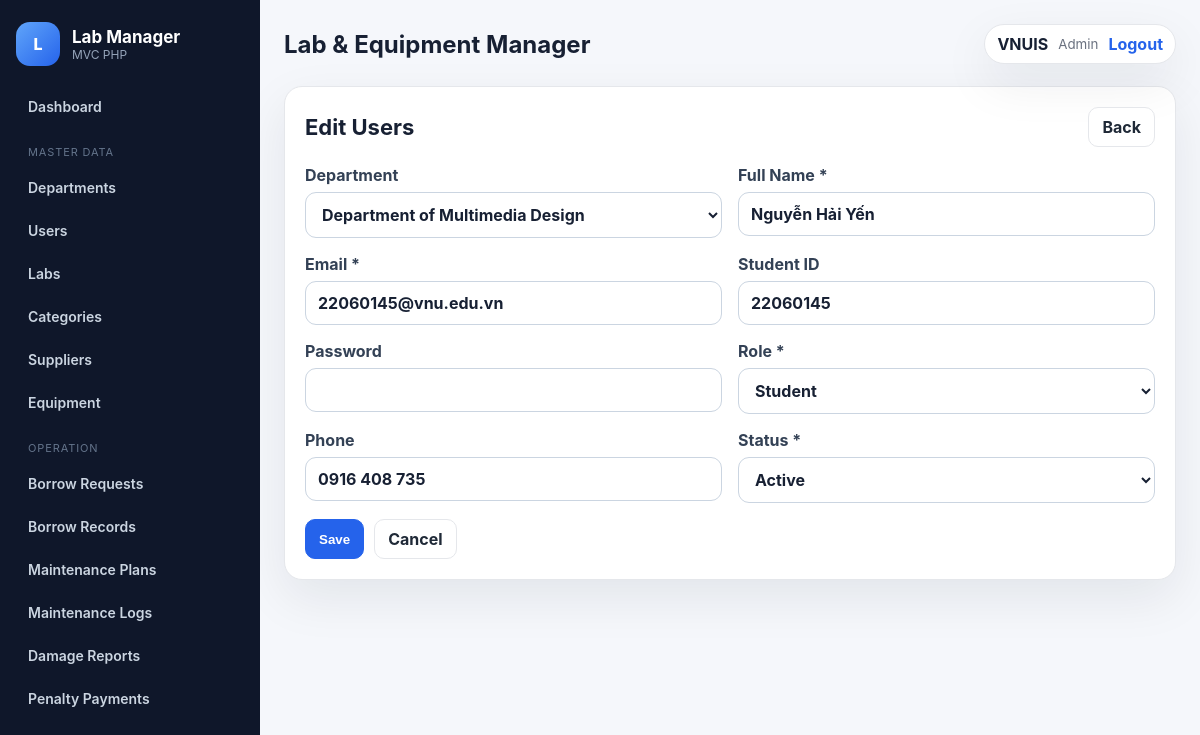
Screenshot of /index.php?route=users/edit&id=16 (signed in) with the database file from the repository.
### tables this page shows
CREATE TABLE users (
    id INT AUTO_INCREMENT PRIMARY KEY,
    department_id INT NULL,
    full_name VARCHAR(120) NOT NULL,
    email VARCHAR(150) NOT NULL UNIQUE,
    student_code VARCHAR(8) UNIQUE,
    password_hash VARCHAR(255) NOT NULL,
    role ENUM('admin', 'student', 'technician') NOT NULL DEFAULT 'student',
    phone VARCHAR(20),
    status ENUM('active', 'inactive') NOT NULL DEFAULT 'active',
    created_at DATETIME NOT NULL DEFAULT CURRENT_TIMESTAMP,

    CONSTRAINT fk_users_department
        FOREIGN KEY (department_id) REFERENCES departments(id)
        ON UPDATE CASCADE
        ON DELETE SET NULL
);

### app/core/Controller.php (called while the page is built, shortened)
<?php
class Controller
{
    public function __construct()
    {
        $this->pdo = Database::getConnection();
    }
    protected function view(string $view, array $data = []): void
    {
        extract($data);
        require BASE_PATH . '/app/views/layouts/header.php';
        require BASE_PATH . '/app/views/' . $view . '.php';
        require BASE_PATH . '/app/views/layouts/footer.php';
    }
}

### app/controllers/CrudController.php (called while the page is built, shortened)
<?php
class CrudController extends Controller
{
    protected string $moduleKey;
    protected array $schema;
    protected BaseModel $model;
    public function __construct(string $moduleKey)
    {
        parent::__construct();
        $this->moduleKey = $moduleKey;
        $this->schema = Schema::get($moduleKey);
        $this->model = new BaseModel($this->pdo);
    }
    public function edit(): void
    {
        $id = (int)($_GET['id'] ?? 0);
        $row = $this->model->find($this->schema['table'], $id);
        $options = $this->loadRelationOptions();
        $mode = 'edit';
        $this->view('crud/form', compact('row','options','mode') + ['schema'=>$this->schema, 'moduleKey'=>$this->moduleKey]);
    }
    protected function loadRelationOptions(): array
    {
        $options = [];
        foreach ($this->schema['fields'] as $field => $meta) {
            if (($meta['type'] ?? '') === 'relation') {
                $rel = $meta['relation'];
                $options[$field] = $this->model->relationOptions($rel['table'], $rel['label'], $rel['extra'] ?? null);
            }
        }
        return $options;
    }
}

### index.php (called while the page is built, shortened)
<?php
require_once __DIR__ . '/config/config.php';
require_once BASE_PATH . '/app/core/Database.php';
require_once BASE_PATH . '/app/core/Controller.php';
require_once BASE_PATH . '/app/core/Schema.php';
require_once BASE_PATH . '/app/models/BaseModel.php';
require_once BASE_PATH . '/app/controllers/CrudController.php';
$route = $_GET['route'] ?? (Auth::check() ? 'dashboard/index' : 'auth/login');
[$module, $action] = array_pad(explode('/', $route, 2), 2, 'index');
$controller = new $controllerClass();
$method = $action === 'view' ? 'viewAction' : $action;
$controller->$method();

### config/config.php (called while the page is built, shortened)
<?php
function app_base_path(): string
{
    $scriptName = str_replace('\\', '/', $_SERVER['SCRIPT_NAME'] ?? '/index.php');
    $dir = rtrim(dirname($scriptName), '/');
    return ($dir === '.' || $dir === '/') ? '' : $dir;
}
function current_origin(): string
{
    $host = $_SERVER['HTTP_HOST'] ?? 'localhost';
    $https = (!empty($_SERVER['HTTPS']) && $_SERVER['HTTPS'] !== 'off');
    $scheme = $https ? 'https' : 'http';
    return $scheme . '://' . $host;
}
function base_url(): string
{
    return current_origin() . app_base_path();
}
function url(string $route = '', array $params = []): string
{
    $query = array_merge(['route' => $route], $params);
    return base_url() . '/index.php?' . http_build_query($query);
}
function e($value): string
{
    return htmlspecialchars((string)$value, ENT_QUOTES, 'UTF-8');
}

### app/core/Schema.php (called while the page is built, shortened)
<?php
class Schema
{
    public static function get(string $key): array
    {
        $all = self::all();
        return $all[$key];
    }
}

### app/core/Database.php (called while the page is built, shortened)
<?php
class Database
{
    private static ?PDO $pdo = null;
    public static function getConnection(): PDO
    {
        $dsn = 'mysql:host=' . DB_HOST . ';dbname=' . DB_NAME . ';charset=' . DB_CHARSET;
        try {
            self::$pdo = new PDO($dsn, DB_USER, DB_PASS, [
                PDO::ATTR_ERRMODE => PDO::ERRMODE_EXCEPTION,
                PDO::ATTR_DEFAULT_FETCH_MODE => PDO::FETCH_ASSOC,
                PDO::ATTR_EMULATE_PREPARES => false,
            ]);
            self::ensureLatestSchema(self::$pdo);
            return self::$pdo;
        } catch (PDOException $e) {
            if (AUTO_INSTALL_DATABASE && strpos($e->getMessage(), 'Unknown database') !== false) {
                self::installDatabase();
                self::$pdo = new PDO($dsn, DB_USER, DB_PASS, [
                    PDO::ATTR_ERRMODE => PDO::ERRMODE_EXCEPTION,
                    PDO::ATTR_DEFAULT_FETCH_MODE => PDO::FETCH_ASSOC,
                    PDO::ATTR_EMULATE_PREPARES => false,
                ]);
                return self::$pdo;
            }
            die('Database connection failed: ' . $e->getMessage());
        }
    }
    private static function ensureLatestSchema(PDO $pdo): void
    {
        try {
            $stmt = $pdo->query("SHOW COLUMNS FROM users LIKE 'student_code'");
            $hasStudentCode = (bool)$stmt->fetch();
        } catch (Throwable $e) {
            self::installDatabase();
            self::$pdo = null;
        }
    }
}

### app/controllers/UsersController.php (called while the page is built)
<?php
class UsersController extends CrudController
{
    public function __construct()
    {
        parent::__construct('users');
    }
}

### app/models/BaseModel.php (called while the page is built, shortened)
<?php
class BaseModel
{
    protected PDO $pdo;
    public function __construct(PDO $pdo)
    {
        $this->pdo = $pdo;
    }
    public function find(string $table, int $id): ?array
    {
        $stmt = $this->pdo->prepare("SELECT * FROM `$table` WHERE id = :id");
        $stmt->execute([':id' => $id]);
        $row = $stmt->fetch();
        return $row ?: null;
    }
    public function relationOptions(string $table, string $labelField, ?string $extraField = null): array
    {
        $columns = ['id', $labelField];
        $select = implode(', ', array_map(fn($c) => "`$c`", $columns));
        $stmt = $this->pdo->query("SELECT $select FROM `$table` ORDER BY `$labelField` ASC");
        $items = [];
        while ($row = $stmt->fetch()) {
            $label = $row[$labelField] ?? ('#' . $row['id']);
            $items[(string)$row['id']] = $label;
        }
        return $items;
    }
}

### app/views/crud/form.php (the view, shortened to what this page needs)
<section class="panel narrow-panel">
    <div class="panel-header">
        <div>
            <h2><?= $mode === 'create' ? 'Add New' : 'Edit' ?> <?= e($schema['title']) ?></h2>
        </div>
        <a class="btn" href="<?= url($moduleKey . '/index') ?>">Back</a>
    </div>
    <form method="post" action="<?= url($moduleKey . '/' . ($mode === 'create' ? 'store' : 'update')) ?>" class="form-grid">
        <?php foreach ($schema['fields'] as $field => $meta): ?>
            <?php
                $type = $meta['type'] ?? 'text';
                $value = $row[$field] ?? '';
            ?>
            <label class="field <?= $type === 'textarea' ? 'field-full' : '' ?>">
                <span><?= e($meta['label'] ?? $field) ?><?= !empty($meta['required']) ? ' *' : '' ?></span>
                <?php if ($type === 'textarea'): ?>
                    <textarea name="<?= e($field) ?>" <?= !empty($meta['required']) ? 'required' : '' ?>><?= e($value) ?></textarea>
                <?php elseif ($type === 'select'): ?>
                    <select name="<?= e($field) ?>" <?= !empty($meta['required']) ? 'required' : '' ?>>
                        <?php foreach (($meta['options'] ?? []) as $key => $label): ?>
                            <option value="<?= e($key) ?>" <?= (string)$value === (string)$key ? 'selected' : '' ?>><?= e($label) ?></option>
                        <?php endforeach; ?>
                    </select>
                <?php elseif ($type === 'relation'): ?>
                    <select name="<?= e($field) ?>" <?= !empty($meta['required']) ? 'required' : '' ?>>
                        <?php foreach (($options[$field] ?? []) as $key => $label): ?>
                            <option value="<?= e($key) ?>" <?= (string)$value === (string)$key ? 'selected' : '' ?>><?= e($label) ?></option>
                        <?php endforeach; ?>
                    </select>
                <?php else: ?>
                    <input type="<?= e($type) ?>" name="<?= e($field) ?>" value="<?= e($value) ?>" <?= !empty($meta['required']) ? 'required' : '' ?> step="<?= e($meta['step'] ?? '') ?>">
                <?php endif; ?>
            </label>
        <?php endforeach; ?>
        <div class="form-actions field-full">
            <button class="btn btn-primary" type="submit">Save</button>
            <a class="btn" href="<?= url($moduleKey . '/index') ?>">Cancel</a>
        </div>
    </form>
</section>

### public/assets/css/app.css (style rules this page uses)
:root { --bg: #f5f7fb; --panel: #ffffff; --text: #172033; --muted: #6b7280; --line: #e5e7eb; --primary: #2563eb; --primary-dark: #1e40af; --success: #059669; --warning: #d97706; --danger: #dc2626; --shadow: 0 18px 50px rgba(15, 23, 42, .08); }
* { box-sizing: border-box; }
body { margin: 0; font-family: Inter, Segoe UI, Roboto, Arial, sans-serif; background: var(--bg); color: var(--text); }
a { color: inherit; text-decoration: none; }
.stat-card, .panel, .login-card { background: var(--panel); border: 1px solid var(--line); border-radius: 18px; box-shadow: var(--shadow); }
.panel { padding: 20px; }
.narrow-panel { max-width: 1040px; }
.panel-header { display:flex; align-items:flex-start; justify-content:space-between; gap: 16px; margin-bottom: 18px; }
.panel-header h2 { margin: 0; font-size: 22px; }
.btn { display:inline-flex; align-items:center; justify-content:center; border: 1px solid var(--line); background: #fff; color: #1f2937; padding: 9px 13px; border-radius: 10px; font-weight: 700; cursor: pointer; transition: .15s ease; }
.btn-primary { background: var(--primary); color: #fff; border-color: var(--primary); }
.form-grid { display:grid; grid-template-columns: repeat(2, minmax(0, 1fr)); gap: 16px; }
.field { display:flex; flex-direction:column; gap: 7px; font-weight: 700; color:#334155; }
.field-full { grid-column: 1 / -1; }
input, select, textarea { width:100%; border: 1px solid #cbd5e1; border-radius: 11px; padding: 11px 12px; font: inherit; background:#fff; color:var(--text); }
.form-actions { display:flex; gap: 10px; }
.panel-header { align-items: center; }

### rows the page displays
users: full_name "Nguyễn Hải Yến", email "22060145@vnu.edu.vn", student_code "22060145", phone "0916 408 735"

### other values shown
APP_NAME "Lab & Equipment Manager"
$user['full_name'] "VNUIS"
$user['role'] "Admin"
$schema['title'] "Users"
$meta['label'] "Department"
$meta['label'] "Full Name"
$meta['label'] "Email"
$meta['label'] "Student ID"
$meta['label'] "Password"
$meta['label'] "Role"
$meta['label'] "Phone"
$meta['label'] "Status"
form field department_id "Department of Multimedia Design"
form field role "Student"
form field status "Active"
